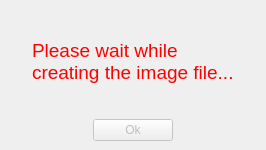
<ui version="4.0" >
 <class>FormPleaseWait</class>
 <widget class="QDialog" name="FormPleaseWait" >
  <property name="geometry" >
   <rect>
    <x>0</x>
    <y>0</y>
    <width>266</width>
    <height>150</height>
   </rect>
  </property>
  <property name="windowTitle" >
   <string>Please Wait</string>
  </property>
  <layout class="QGridLayout" >
   <property name="margin" >
    <number>9</number>
   </property>
   <property name="spacing" >
    <number>6</number>
   </property>
   <item row="0" column="0" >
    <layout class="QVBoxLayout" >
     <property name="margin" >
      <number>0</number>
     </property>
     <property name="spacing" >
      <number>6</number>
     </property>
     <item>
      <layout class="QHBoxLayout" >
       <property name="margin" >
        <number>0</number>
       </property>
       <property name="spacing" >
        <number>6</number>
       </property>
       <item>
        <spacer>
         <property name="orientation" >
          <enum>Qt::Horizontal</enum>
         </property>
         <property name="sizeHint" >
          <size>
           <width>40</width>
           <height>20</height>
          </size>
         </property>
        </spacer>
       </item>
       <item>
        <widget class="QLabel" name="labelPleaseWait" >
         <property name="styleSheet" >
          <string>color: red; font-size: 14pt;</string>
         </property>
         <property name="text" >
          <string>Please wait while creating the image file...</string>
         </property>
         <property name="textFormat" >
          <enum>Qt::PlainText</enum>
         </property>
         <property name="wordWrap" >
          <bool>true</bool>
         </property>
        </widget>
       </item>
       <item>
        <spacer>
         <property name="orientation" >
          <enum>Qt::Horizontal</enum>
         </property>
         <property name="sizeHint" >
          <size>
           <width>40</width>
           <height>20</height>
          </size>
         </property>
        </spacer>
       </item>
      </layout>
     </item>
     <item>
      <layout class="QHBoxLayout" >
       <property name="margin" >
        <number>0</number>
       </property>
       <property name="spacing" >
        <number>6</number>
       </property>
       <item>
        <spacer>
         <property name="orientation" >
          <enum>Qt::Horizontal</enum>
         </property>
         <property name="sizeHint" >
          <size>
           <width>40</width>
           <height>20</height>
          </size>
         </property>
        </spacer>
       </item>
       <item>
        <widget class="QPushButton" name="commandOk" >
         <property name="enabled" >
          <bool>false</bool>
         </property>
         <property name="text" >
          <string>Ok</string>
         </property>
        </widget>
       </item>
       <item>
        <spacer>
         <property name="orientation" >
          <enum>Qt::Horizontal</enum>
         </property>
         <property name="sizeHint" >
          <size>
           <width>40</width>
           <height>20</height>
          </size>
         </property>
        </spacer>
       </item>
      </layout>
     </item>
    </layout>
   </item>
  </layout>
 </widget>
 <resources/>
 <connections>
  <connection>
   <sender>commandOk</sender>
   <signal>clicked()</signal>
   <receiver>FormPleaseWait</receiver>
   <slot>accept()</slot>
   <hints>
    <hint type="sourcelabel" >
     <x>133</x>
     <y>125</y>
    </hint>
    <hint type="destinationlabel" >
     <x>132</x>
     <y>74</y>
    </hint>
   </hints>
  </connection>
 </connections>
</ui>
